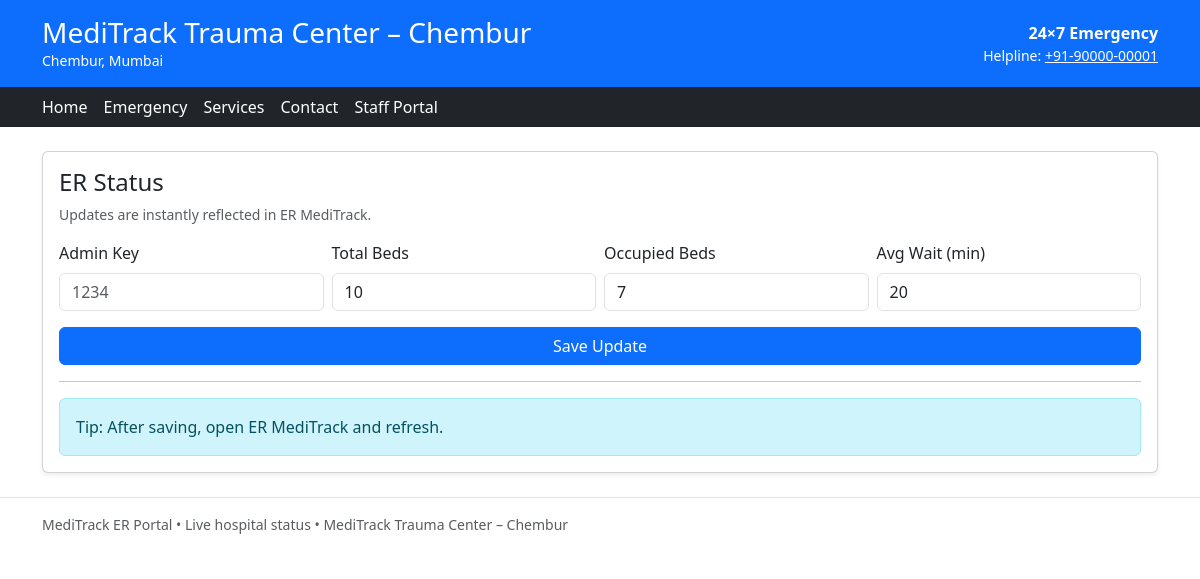
Before: /h/1/staff with the older database file.
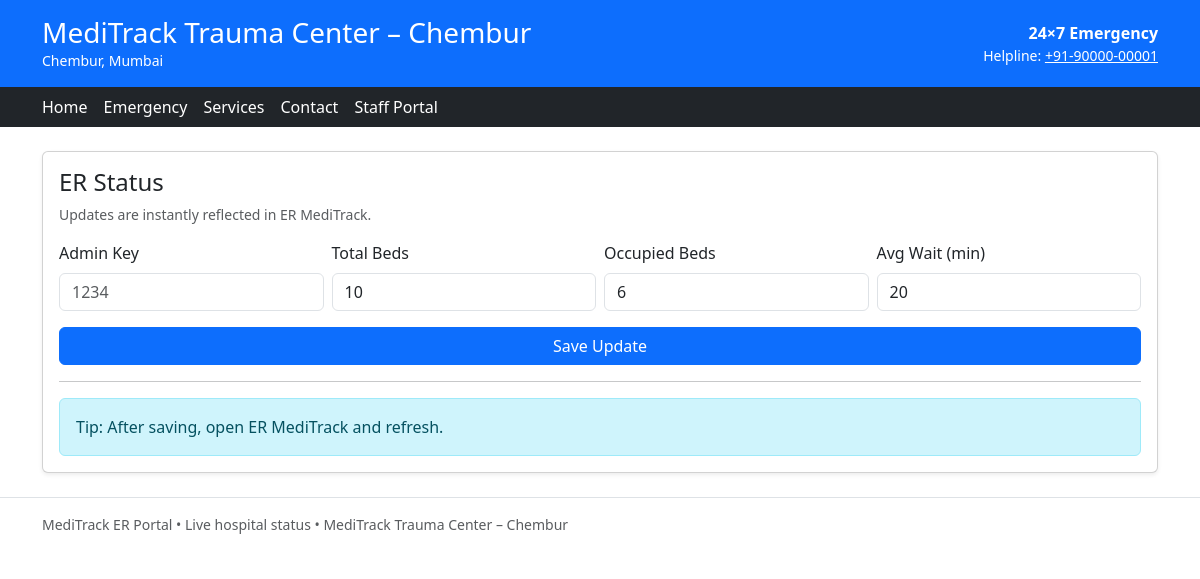
After: the same page with the newer database file.
### tables this page shows
CREATE TABLE hospital_status (
  hospital_id INTEGER PRIMARY KEY,
  total_beds INTEGER NOT NULL,
  occupied_beds INTEGER NOT NULL,
  avg_wait_minutes INTEGER DEFAULT 0 NOT NULL,
  last_updated DATETIME DEFAULT CURRENT_TIMESTAMP NOT NULL,
  FOREIGN KEY (hospital_id) REFERENCES hospital_sites(hospital_id) ON DELETE CASCADE
);

### app.py (the view)
@app.route("/h/<int:hospital_id>/staff")
def hospital_staff(hospital_id):
    h = get_hospital_site(hospital_id)
    if not h:
        return "Hospital not found", 404
    return render_template("hospital_staff.html", h=h)

### db.py (called while the page is built)
def get_connection():
    conn = sqlite3.connect(DB_PATH)
    conn.row_factory = sqlite3.Row
    return conn

def get_hospital_site(hospital_id: int):
    sql ="""
    SELECT
      s.hospital_id,
      s.name,
      s.address,
      s.phone,
      s.email,
      s.latitude,
      s.longitude,
      s.about,
      s.emergency_text,
      s.services,
      st.total_beds,
      st.occupied_beds,
      (st.total_beds - st.occupied_beds) AS available_beds,
      st.avg_wait_minutes,
      st.last_updated
    FROM hospital_sites s
    LEFT JOIN hospital_status st ON st.hospital_id = s.hospital_id
    WHERE s.hospital_id = ?
    """
    with get_connection() as conn:
        row = conn.execute(sql, (hospital_id,)).fetchone()
        return dict(row) if row else None

### templates/hospital_staff.html (shortened to what this page needs)
{% extends "hospital_base.html" %}
{% block content %}
<div class="card shadow-sm">
  <div class="card-body">
    <h4> ER Status</h4>
    <p class="text-muted small">Updates are instantly reflected in ER MediTrack.</p>
    <div class="row g-2">
      <div class="col-md-3">
        <label class="form-label">Admin Key</label>
        <input id="adminKey" class="form-control" placeholder="1234">
      </div>
      <div class="col-md-3">
        <label class="form-label">Total Beds</label>
        <input id="totalBeds" class="form-control" type="number" value="{{ h.total_beds or 10 }}">
      </div>
      <div class="col-md-3">
        <label class="form-label">Occupied Beds</label>
        <input id="occupiedBeds" class="form-control" type="number" value="{{ h.occupied_beds or 6 }}">
      </div>
      <div class="col-md-3">
        <label class="form-label">Avg Wait (min)</label>
        <input id="waitMins" class="form-control" type="number" value="{{ h.avg_wait_minutes or 20 }}">
      </div>
    </div>
    <button class="btn btn-primary w-100 mt-3" id="btnSave"
      data-hospital-id="{{ h.hospital_id }}">Save Update</button>
    <hr/>
    <div class="alert alert-info mb-0">
      Tip: After saving, open ER MediTrack and refresh.
    </div>
  </div>
</div>
{% endblock %}

Changed rows visible on the page:
changed hospital_status: occupied_beds "7" → "6"
